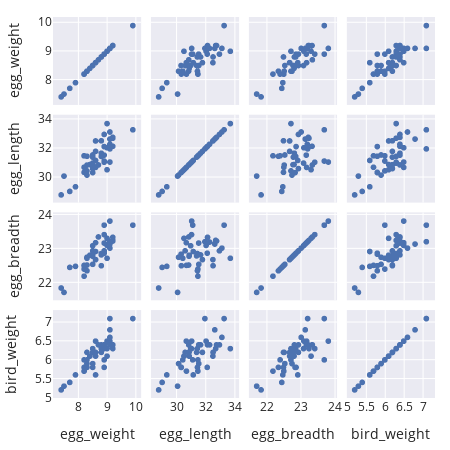

Write notebook code for a chart like this one.
### Markdown cell above
<br/><br/>

---

## Inspecting the Relationship between Features

To see what's going on, we'll make a scatter plot matrix for the data.

### Code cell
px.scatter_matrix(eggs, width=450, height=450)

### Figure 1 — Plotly figure (JSON) as saved in the notebook; plotly's stock layout.template omitted (floating-point values rounded to 4 significant figures)
{"data": [{"dimensions": [{"axis": {"matches": true}, "label": "egg_weight", "values": [7.4, 7.7, 7.9, 7.5, 8.3, 8.5, 8.2, 8.3, 9, 8.5, 8.6, 8.2, 8.3, 8.7, 8.5, 8.4, 8.5, 8.9, 9.1, 8.9, 8.6, 8.5, 8.8, 8.3, 8.2, 8.2, 8.9, 8.5, 8.8, 8.6, 9.1, 9, 8.9, 9.2, 9.1, 8.6, 8.8, 9.1, 9.2, 9.2, 8.9, 9.1, 9.9, 9]}, {"axis": {"matches": true}, "label": "egg_length", "values": [28.8, 29.04, 29.36, 30.1, 30.17, 30.34, 30.36, 30.46, 30.54, 30.62, 30.7, 30.71, 30.86, 30.87, 30.89, 30.9, 31, 31.06, 31.07, 31.14, 31.18, 31.41, 31.46, 31.47, 31.5, 31.5, 31.55, 31.56, 31.68, 31.81, 31.98, 32.06, 32.14, 32.16, 32.3, 32.53, 32.54, 32.66, 32.72, 32.78, 32.98, 33.15, 33.3, 33.73]}, {"axis": {"matches": true}, "label": "egg_breadth", "values": [21.84, 22.45, 22.48, 21.71, 22.75, 22.84, 22.5, 22.72, 23.31, 22.94, 23.18, 22.51, 22.52, 23.35, 22.78, 22.81, 23.09, 23.42, 23.82, 23.7, 22.92, 22.79, 22.86, 22.35, 22.19, 22.4, 23.17, 22.54, 22.82, 22.68, 23.21, 23.1, 22.87, 23.34, 23.2, 22.68, 22.5, 23.14, 23.25, 23.23, 22.94, 23.02, 23.7, 22.72]}, {"axis": {"matches": true}, "label": "bird_weight", "values": [5.2, 5.4, 5.6, 5.3, 5.9, 5.8, 5.8, 6, 6.1, 6.2, 6.5, 5.7, 6.2, 6.4, 6.2, 6.1, 6.3, 6.3, 6.5, 6, 5.6, 6.2, 6.3, 5.8, 5.7, 6, 6.4, 5.9, 6.4, 6.2, 7.1, 6.5, 5.8, 6.4, 6.4, 6.1, 6.2, 6.8, 6.3, 6.4, 6.4, 6.6, 7.1, 6.3]}], "hovertemplate": "%{xaxis.title.text}=%{x}<br>%{yaxis.title.text}=%{y}<extra></extra>", "legendgroup": "", "marker": {"color": "rgb(76,114,176)", "symbol": "circle"}, "name": "", "showlegend": false, "type": "splom"}], "layout": {"dragmode": "select", "height": 450, "legend": {"tracegroupgap": 0}, "width": 450, "xaxis": {"autorange": true, "range": [7.115, 10.19], "type": "linear"}, "xaxis2": {"autorange": true, "range": [28.24, 34.29], "type": "linear"}, "xaxis3": {"autorange": true, "range": [21.47, 24.06], "type": "linear"}, "xaxis4": {"autorange": true, "range": [4.983, 7.317], "type": "linear"}, "yaxis": {"autorange": true, "range": [7.115, 10.19], "type": "linear"}, "yaxis2": {"autorange": true, "range": [28.24, 34.29], "type": "linear"}, "yaxis3": {"autorange": true, "range": [21.47, 24.06], "type": "linear"}, "yaxis4": {"autorange": true, "range": [4.983, 7.317], "type": "linear"}}}
